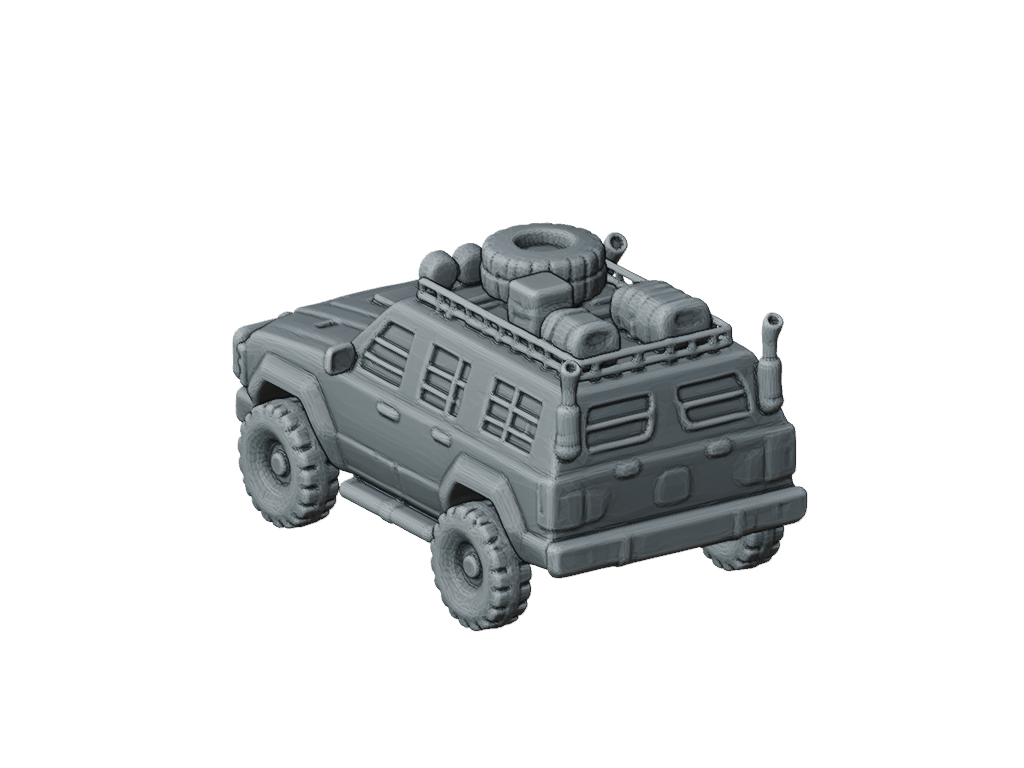
#> input picture development-samples/suv-2026-09-28/lod-candidates/suv-100000-rear.png, 1024 x 768 px
$ python -i quality.py   (imports and definitions only)
#> lines starting #> are read from the running program, lines starting #| are printed output that depends on the picture; after the words box and inside, x2 and y2 are one past the last pixel; in counts of white or black regions, pixels touching at a corner belong together
"""Deterministic CPU silhouette scoring for the pinned single-view fixtures."""

from __future__ import annotations

from dataclasses import dataclass
from pathlib import Path

import numpy as np
from PIL import Image, ImageDraw


CANVAS_SIZE = 512
FIT_FRACTION = 0.90
WHITE_BACKGROUND_THRESHOLD = 245


@dataclass(frozen=True)
class SilhouetteScore:
    iou: float
    source_pixels: int
    rendered_pixels: int
    intersection_pixels: int
    union_pixels: int


def _fit_mask(mask: Image.Image) -> Image.Image:
    """Center a binary silhouette in the shared orthographic viewport."""
    binary = mask.convert("L").point(lambda value: 255 if value else 0)
    bounds = binary.getbbox()
    if bounds is None:
        raise ValueError("source observation has no foreground mask")
    cropped = binary.crop(bounds)
    scale = min(CANVAS_SIZE * FIT_FRACTION / cropped.width, CANVAS_SIZE * FIT_FRACTION / cropped.height)
    fitted = cropped.resize(
        (max(1, round(cropped.width * scale)), max(1, round(cropped.height * scale))),
        Image.Resampling.NEAREST,
    )
    canvas = Image.new("L", (CANVAS_SIZE, CANVAS_SIZE), 0)
    canvas.paste(fitted, ((CANVAS_SIZE - fitted.width) // 2, (CANVAS_SIZE - fitted.height) // 2))
    return canvas


def source_silhouette(image_path: Path, *, background_rgb: tuple[int, int, int] | None = None) -> Image.Image:
    """Read alpha as foreground or remove the declared opaque RGB background."""
    with Image.open(image_path) as source:
#> source is the input picture: PIL image 1024x768 RGBA; mean R, G, B, A 177.8, 179.5, 180.1, 49.7
        if "A" in source.getbands():
            alpha = source.getchannel("A")
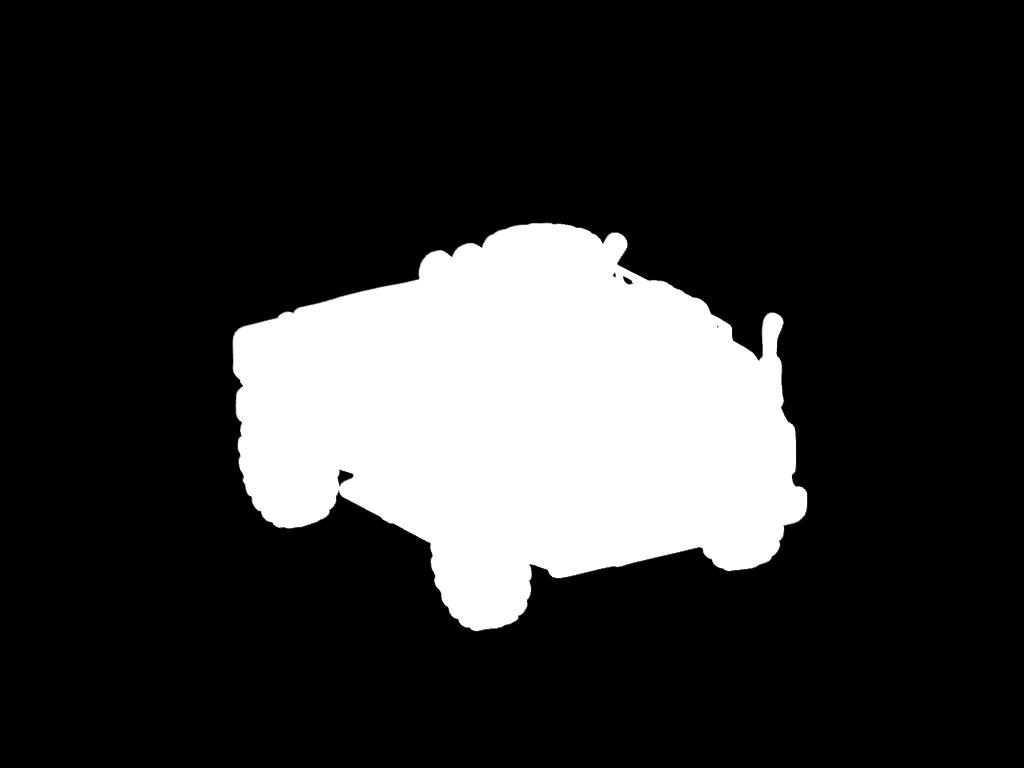
#> alpha: PIL image 1024x768 L; min 0, max 255, mean 49.7
            mask = alpha.point(lambda value: 255 if value > 8 else 0)
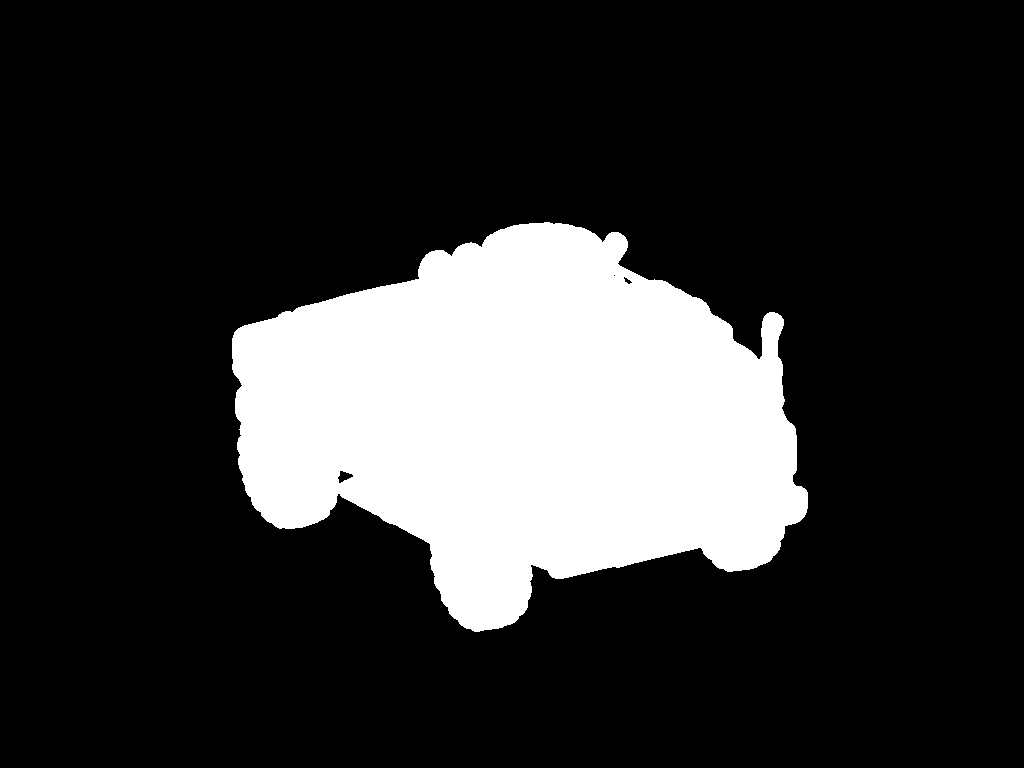
#> mask: PIL image 1024x768 L; 19.7% white; 1 white region, box (x1, y1, x2, y2) and area: (232, 222, 808, 632) 154752
        else:
            rgb = np.asarray(source.convert("RGB"), dtype=np.uint8)
            if background_rgb is None:
                # This rule matches the rubric's white-background opaque fixture.
                foreground = np.min(rgb, axis=2) < WHITE_BACKGROUND_THRESHOLD
            else:
                background = np.asarray(background_rgb, dtype=np.int16).reshape(1, 1, 3)
                foreground = np.max(np.abs(rgb.astype(np.int16) - background), axis=2) > 8
            mask = Image.fromarray(np.where(foreground, 255, 0).astype(np.uint8), mode="L")
    return _fit_mask(mask)
#> in _fit_mask, `bounds = binary.getbbox()`: bounds = (232, 222, 808, 632)
#> in _fit_mask, `cropped = binary.crop(bounds)`:
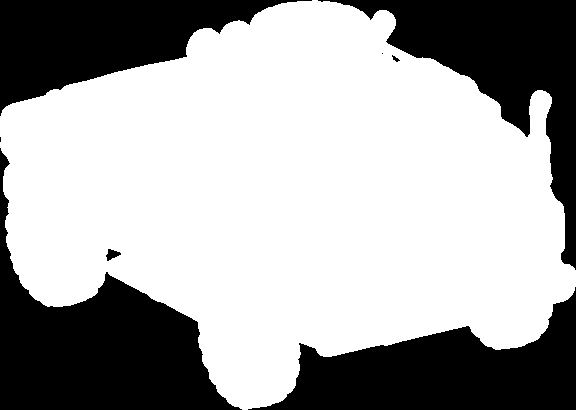
#> cropped: PIL image 576x410 L; 65.5% white; 8 black regions (2 under 20 px), largest, box (x1, y1, x2, y2) and area: (0, 148, 242, 410) 24421, (248, 287, 576, 410) 20081, (318, 0, 576, 270) 19723, (0, 0, 312, 116) 17052, (106, 249, 121, 261) 100, (392, 55, 400, 62) 25
#> in _fit_mask, `fitted = cropped.resize( (max(1, round(cropped.width * scale)), max(1,..`:
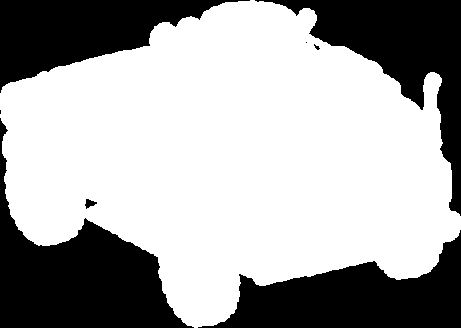
#> fitted: PIL image 461x328 L; 65.5% white; 8 black regions (3 under 20 px), largest, box (x1, y1, x2, y2) and area: (0, 118, 194, 328) 15621, (198, 230, 461, 328) 12852, (255, 0, 461, 216) 12628, (0, 0, 250, 93) 10922, (85, 199, 97, 209) 65
#> in _fit_mask, `canvas = Image.new("L", (CANVAS_SIZE, CANVAS_SIZE), 0)`: canvas: PIL image 512x512 L; every value is 0
#> in _fit_mask, `canvas.paste(fitted, ((CANVAS_SIZE - fitted.width) // 2, (CANVAS_SIZE ..`:
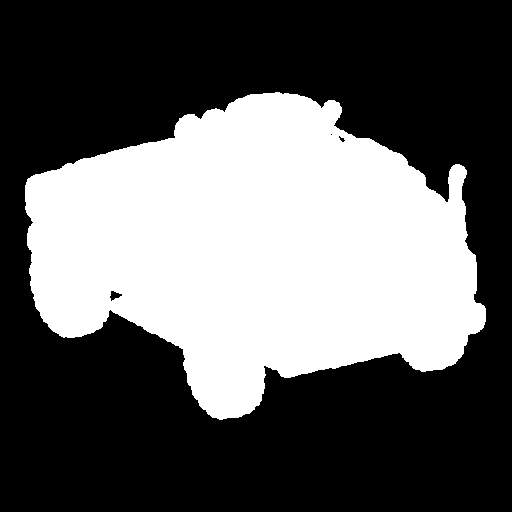
#> canvas: PIL image 512x512 L; 37.8% white; 1 white region, box (x1, y1, x2, y2) and area: (25, 92, 486, 420) 99098


# [65 lines left out: functions render_front_silhouette, score_silhouettes, score_mesh_against_image, not called in this run]

>>> result = source_silhouette('../../../../development-samples/suv-2026-09-28/lod-candidates/suv-100000-rear.png')

$ run again, on development-samples/suv-2026-09-28/lod-candidates/suv-100000-side.png
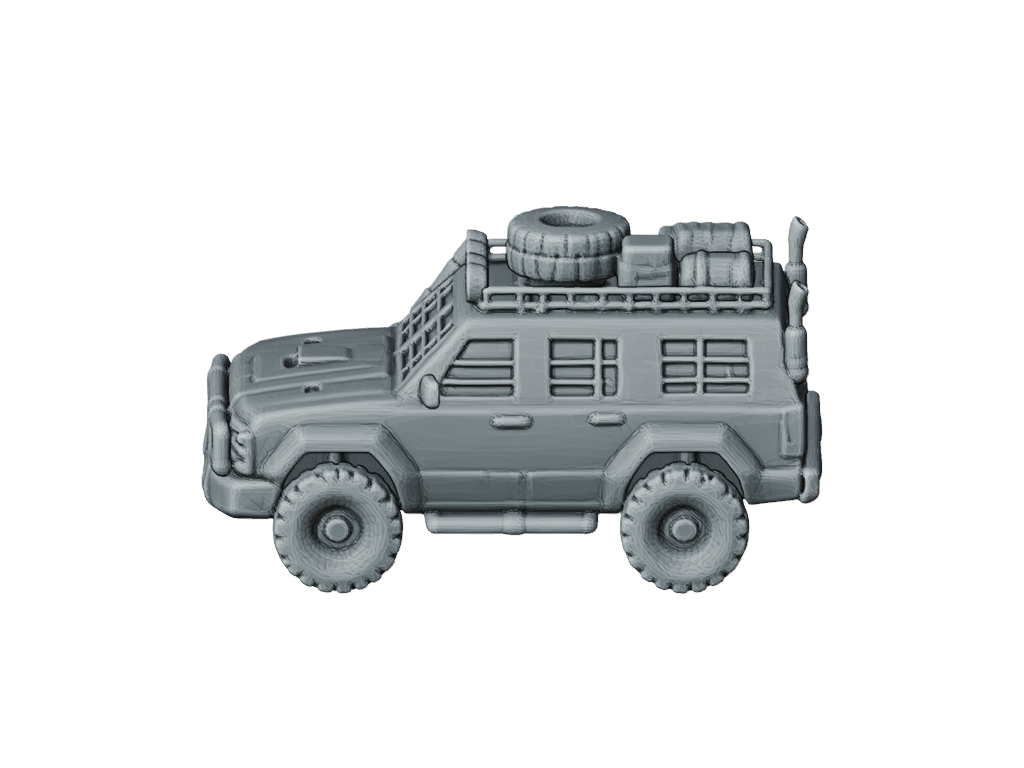
#> input picture development-samples/suv-2026-09-28/lod-candidates/suv-100000-side.png, 1024 x 768 px
#> in source_silhouette, source is the input picture: PIL image 1024x768 RGBA; mean R, G, B, A 179.7, 181.5, 182.2, 54.9
#> in source_silhouette, `mask = alpha.point(lambda value: 255 if value > 8 else 0)`:
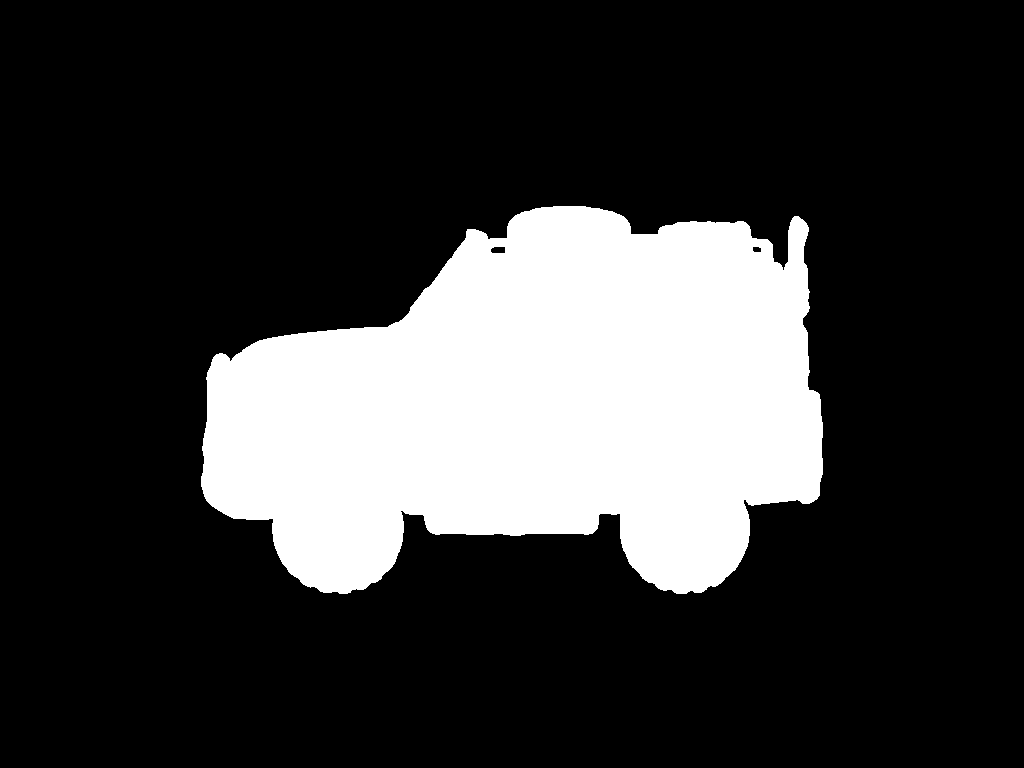
#> mask: PIL image 1024x768 L; 21.7% white; 1 white region, box (x1, y1, x2, y2) and area: (201, 206, 823, 594) 170814
#> bounds = (201, 206, 823, 594)
#> cropped: PIL image 622x388 L; 70.8% white; 8 black regions, largest, box (x1, y1, x2, y2) and area: (0, 0, 352, 270) 32975, (147, 305, 475, 388) 15632, (486, 269, 622, 388) 7741
#> fitted: PIL image 461x287 L; 70.8% white; 8 black regions (1 under 20 px), largest, box (x1, y1, x2, y2) and area: (0, 0, 261, 200) 18065, (109, 226, 352, 287) 8550, (360, 199, 461, 287) 4254
#> in _fit_mask, `canvas.paste(fitted, ((CANVAS_SIZE - fitted.width) // 2, (CANVAS_SIZE ..`:
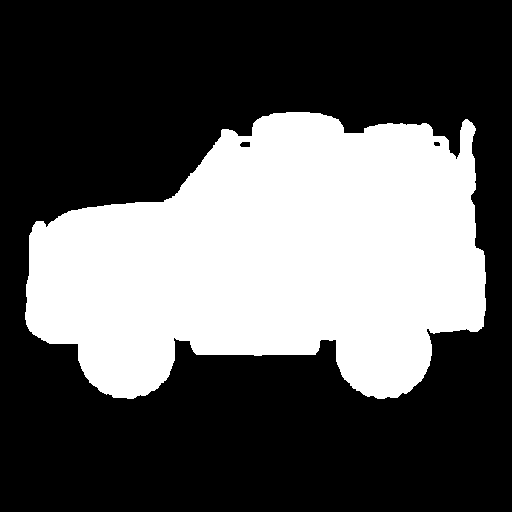
#> canvas: PIL image 512x512 L; 35.7% white; 1 white region, box (x1, y1, x2, y2) and area: (25, 112, 486, 399) 93680
